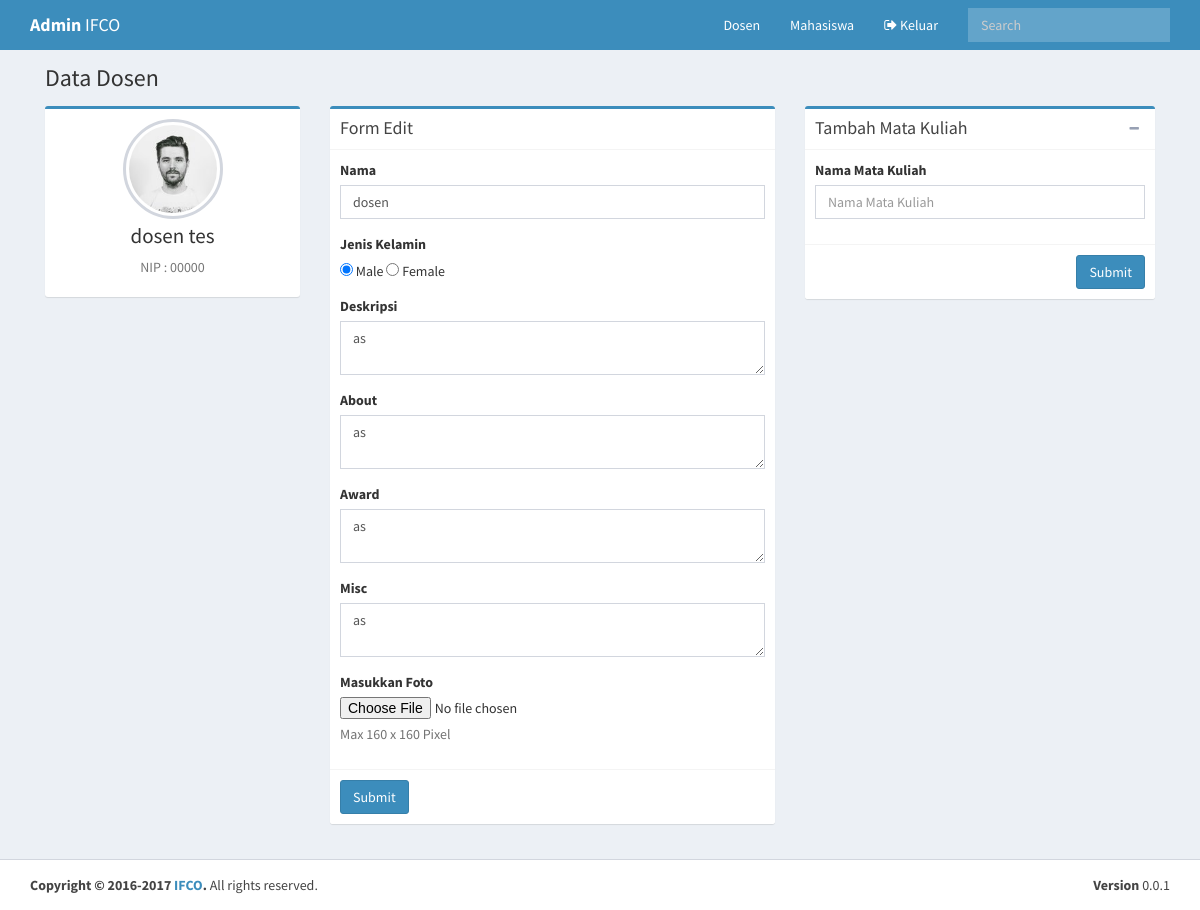
Screenshot of /ADMIN/editdosen.php?nip=00000 (signed in) with the database file from the repository.
### tables this page shows
CREATE TABLE `dosen` (
  `nip` varchar(20) NOT NULL,
  `password` varchar(255) NOT NULL,
  `nama` varchar(30) NOT NULL,
  `gender` varchar(255) NOT NULL,
  `email` varchar(255) NOT NULL,
  `foto` varchar(30) NOT NULL,
  `deskripsi` text NOT NULL,
  `about` text NOT NULL,
  `award` text NOT NULL,
  `misc` text NOT NULL,
  `status` varchar(255) NOT NULL
);

### ADMIN/editDosen.php (the view, shortened to what this page needs)
<?php
$profil=array();
if(!isset($_GET['nip'])||empty($_GET['nip'])){
    header("Location: index.php");
}
else{
  $sqla=mysql_query("select * from dosen where nip='".$_GET['nip']."'");
  if(mysql_num_rows($sqla)>0){
    $profil=mysql_fetch_assoc($sqla);
  }
  else{
    header("Location: index.php");
  }
}
?>
<!DOCTYPE html>
<html>
<head>
  <link rel="stylesheet" href="../bootstrap/css/bootstrap.min.css">
  <link rel="stylesheet" href="../dist/css/font-awesome.min.css">
  <link rel="stylesheet" href="../dist/css/AdminLTE.min.css">
  <link rel="stylesheet" href="../dist/css/skins/_all-skins.min.css">
</head>
<body class="hold-transition skin-blue layout-top-nav">
<div class="wrapper">
  <header class="main-header">
    <nav class="navbar navbar-static-top">
      <div class="container">
        <div class="navbar-header">
          <a href="index.php" class="navbar-brand"><b>Admin</b> IFCO</a>
        </div>
        <div class="collapse navbar-collapse pull-right" id="navbar-collapse">
          <ul class="nav navbar-nav">
            <li><a href="#dosen">Dosen </a></li>
            <li><a href="#mahasiswa">Mahasiswa </a></li>
            <li><a href="logout.php"><i class="fa fa-sign-out text-white"></i> Keluar </a></li>
          </ul>
          <form class="navbar-form navbar-right" role="search">
            <div class="form-group">
              <input type="text" class="form-control" id="navbar-search-input" placeholder="Search">
            </div>
          </form>
        </div>
    </nav>
  </header>
  <div class="content-wrapper">
    <div class="container">
      <section class="content-header">
      <h1>
        Data Dosen
      </h1>
    </section>
    <section class="content">
      <div class="row">
        <div class="col-md-3">
          <div class="box box-primary">
            <div class="box-body box-profile">
              <img class="profile-user-img img-responsive img-circle" src="../assets/images/<?php echo $profil['foto'] ?>" alt="User profile picture">
              <h3 class="profile-username text-center"><?php echo $profil['nama'] ?></h3>
              <p class="text-muted text-center">NIP : <?php echo $profil['nip'] ?>
            </div>
          </div>
        </div>
        <div class="col-md-5">
          <div class="box box-primary">
            <div class="box-header with-border">
              <h3 class="box-title">Form Edit</h3>
            </div>
            <form role="form" action="index.php" method="post" enctype="multipart/form-data">
              <div class="box-body">
                <div class="form-group">
                  <label for="exampleInputNama">Nama</label>
                  <input name="nama" type="text" class="form-control" id="exampleInputEmail1" placeholder="Masukkan Nama" value=<?php echo $profil['nama'] ?>>
                </div>
                <div class="form-group">
                    <label for="exampleInputGender">Jenis Kelamin</label><br/>
                    <input type="radio" name="gender" value="male" checked> Male
                    <input type="radio" name="gender" value="female"> Female
                </div>
                <div class="form-group">
                  <label for="exampleInputAbout">Deskripsi</label>
                  <textarea name="deskripsi" class="form-control hresize" id="des"><?php echo $profil['deskripsi'] ?></textarea>
                </div>
                <div class="form-group">
                  <label for="exampleInputAbout">About</label>
                  <textarea name="about" class="form-control hresize" id="encJs2"><?php echo $profil['about'] ?></textarea>
                </div>
                <div class="form-group">
                  <label for="exampleInputAward">Award</label>
                  <textarea name="award" class="form-control hresize" id="encJs2"><?php echo $profil['award'] ?></textarea>
                </div>
                <div class="form-group">
                  <label for="exampleInputAward">Misc</label>
                  <textarea name="misc" class="form-control hresize" id="encJs2"><?php echo $profil['misc'] ?></textarea>
                </div>
                <div class="form-group">
                  <label for="exampleInputFile">Masukkan Foto</label>
                  <input name="fotodosen" type="file" id="exampleInputFile">
                  <p class="help-block">Max 160 x 160 Pixel</p>
                </div>
              </div>
              <div class="box-footer">
                <button name="editdosen" type="submit" class="btn btn-primary">Submit</button>
              </div>
            </form>
          </div>
        </div>
        <div class="col-md-4">
          <div class="box box-primary">
            <div class="box-header with-border">
              <h3 class="box-title">Tambah Mata Kuliah</h3>
              <div class="box-tools pull-right">
                <button class="btn btn-box-tool" data-widget="collapse"><i class="fa fa-minus"></i></button>
              </div>
            </div>
            <form role="form" action="index.php" method="post" enctype="multipart/form-data">
              <div class="box-body">
                <div class="form-group">
                  <label for="exampleInputNama">Nama Mata Kuliah</label>
                  <input name="namamk" type="text" class="form-control" id="exampleInputEmail1" placeholder="Nama Mata Kuliah">
                </div>
              </div>
              <div class="box-footer">
                <button name="tambahmk" type="submit" class="btn btn-primary pull-right">Submit</button>
              </div>
            </form>
          </div>
        </div>
      </div>
    </section>
  </div>
    </div>
  </div>
  <footer class="main-footer">
    <div class="container">
      <div class="pull-right hidden-xs">
        <b>Version</b> 0.0.1
      </div>
      <strong>Copyright &copy; 2016-2017 <a href="#">IFCO</a>.</strong> All rights
      reserved.
    </div>
  </footer>
</body>
</html>

### rows the page displays
dosen: foto (picture), nama "dosen tes", nip "00000", deskripsi "as", about "as", award "as", misc "as"
